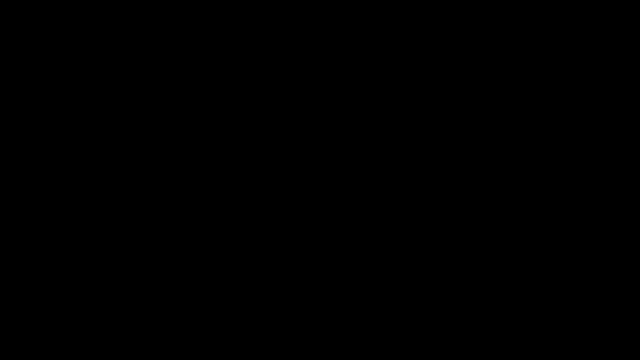
Frame 1 (no input)
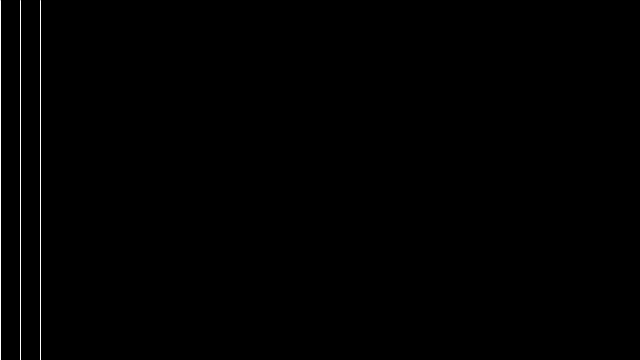
Frame 60 (the mouse pressed at the canvas centre just before this capture)
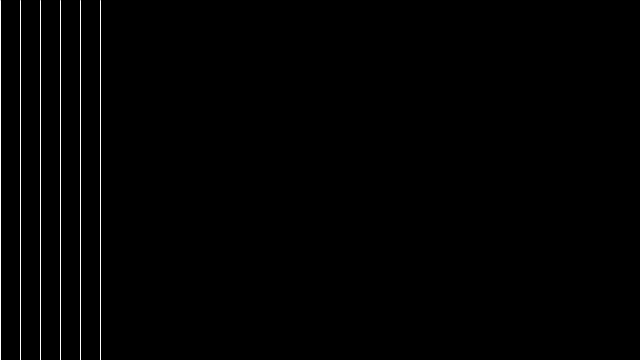
Frame 120 (the mouse held since frame 60 and released just before this capture)

The Processing sketch that drew these frames (run headless with seeded random() and noise(); from frame 60 on, the mouse is pressed at the canvas centre):

// Processing sketch: loopvsloop
// ── loopvsloop.pde
float x=0;
float spacing = 20;
float endX = 0;

void setup()
{
  size(640, 360);
  
}


void draw()
{
  background(0);
  stroke(255);
  x=0;
  while (x < endX) {
    line(x, 0, x, height);
    x = x + spacing;
  }
  
  endX +=1;
}
